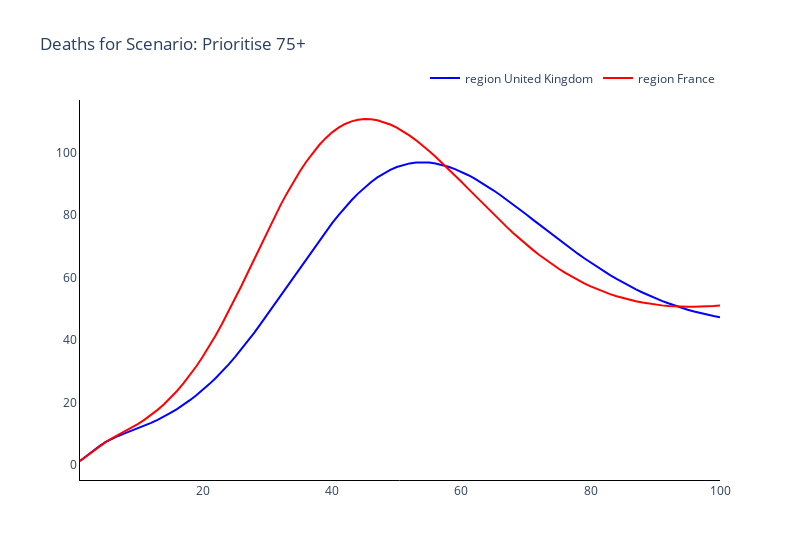
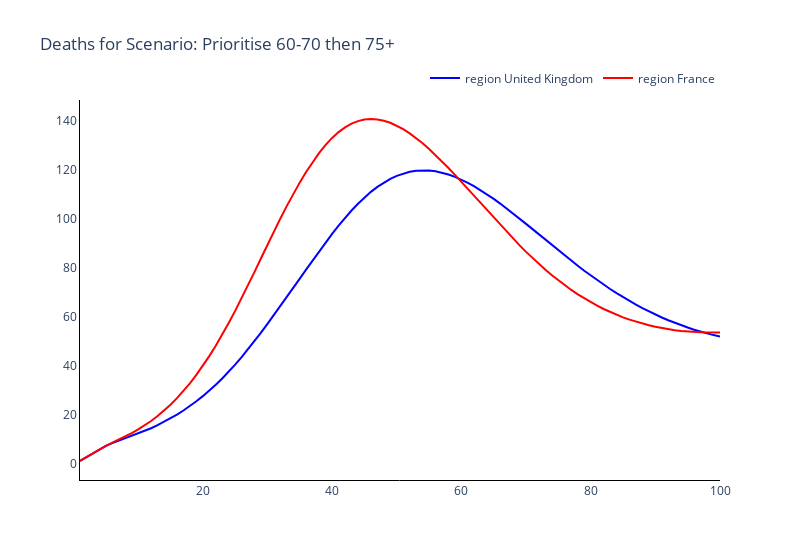
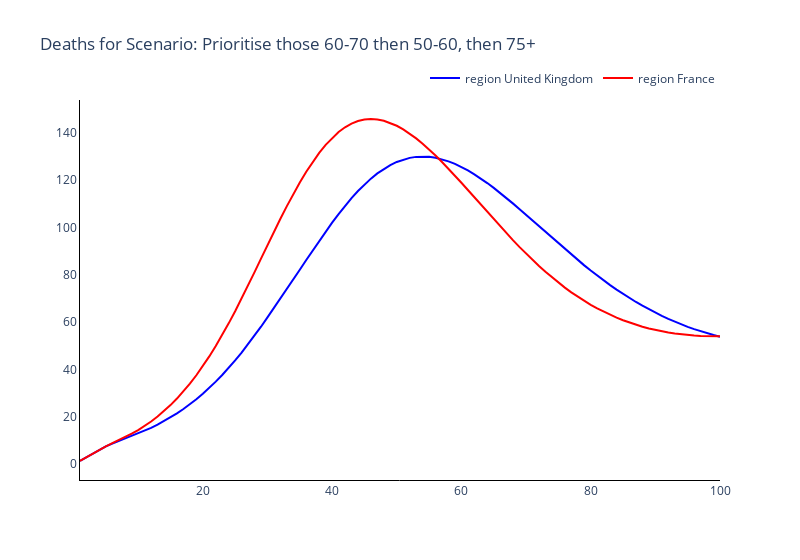
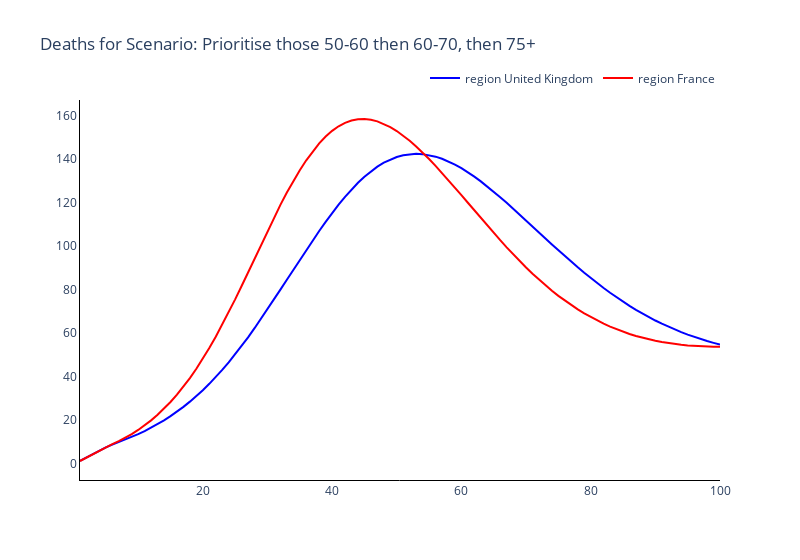

The notebook cell saved with these charts, in order:
### Markdown cell above
### Plot the time series of numbers of deaths of the two regions

### Code cell
# Trace names - represent the solver used for the simulation
trace_name = ['region {}'.format(r) for r in regions]

# Plot for each boosting scenario
for s, scenario in enumerate(scenario_names):
    fig = go.Figure()
    # Plot (line plot for each solver method for each age)
    for o, out in enumerate(outputs[s]):
        fig.add_trace(
            go.Scatter(
                y=total_new_deaths[s][o],
                x=parameters.simulation_parameters.times,
                mode='lines',
                name=trace_name[o],
                line_color=colours[o],
            )
        )

    # Add axis labels
    fig.update_layout(
        boxmode='group',
        title='Deaths for Scenario: {}'.format(scenario),
        width=800,
        plot_bgcolor='white',
        xaxis=dict(linecolor='black'),
        yaxis=dict(linecolor='black'),
        legend=dict(
            orientation="h",
            yanchor="bottom",
            y=1.02,
            xanchor="right",
            x=1
        ))

    fig.write_image('images/Deaths Scenario {}.pdf'.format(s+1))
    fig.show()
